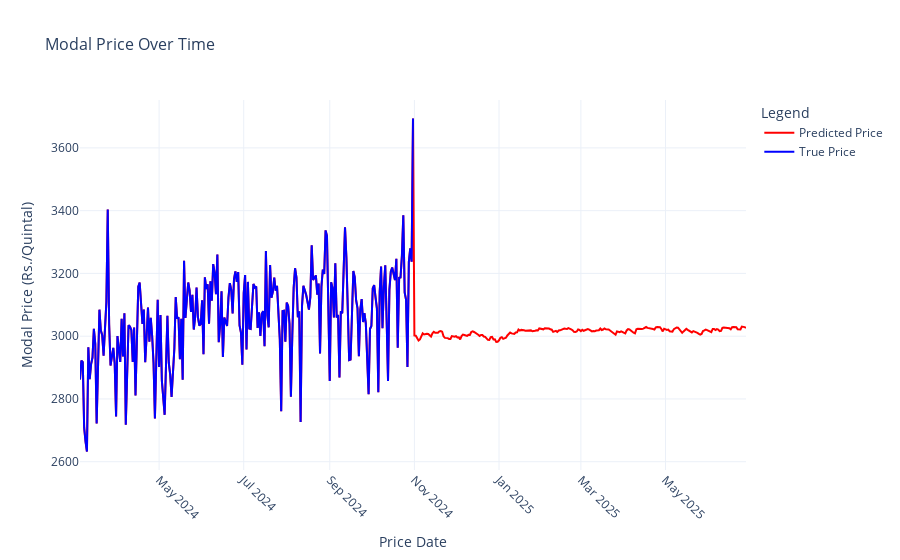

The cell this chart's notebook holds for it:
### Code cell
import plotly.graph_objects as go
import pandas as pd

# Concatenate the actual and forecast DataFrames into a single DataFrame
combined_df = pd.concat([last_30_df, forecast_df])

# Create a figure
fig = go.Figure()


# Add a trace for the combined actual and forecast data (continuous line)
fig.add_trace(go.Scatter(
    x=extended_df.index,  # Use the combined index of both actual and forecast
    y=extended_df['Modal Price (Rs./Quintal)'],
    mode='lines',  # Line plot
    name='Predicted Price',  # Label for combined data
    line=dict(color='red')  # Blue color for the forecasted data
))

# Add a trace for the last 30 actual values
fig.add_trace(go.Scatter(
    x=last_30_df.index,  # Only the index for the last 30 actual values
    y=last_30_df['Modal Price (Rs./Quintal)'],
    mode='lines',  # Line plot
    name='True Price',  # Label for the last 30 actual data
    line=dict(color='blue')  # Green color for actual data
))


# Update layout for better aesthetics
fig.update_layout(
    title='Modal Price Over Time',
    title_font_size=16,
    xaxis_title='Price Date',
    yaxis_title='Modal Price (Rs./Quintal)',
    legend_title='Legend',
    xaxis=dict(tickangle=45),  # Rotate x-axis labels
    template='plotly_white'   # Clean white background
)

# Show the interactive plot
fig.show()

### Figure 1 — Plotly figure (JSON) as saved in the notebook; plotly's stock layout.template omitted (floating-point values rounded to 4 significant figures; data arrays with more than 128 entries replaced by an {"elided": "..."} marker saying what was removed)
{"data": [{"line": {"color": "red"}, "mode": "lines", "name": "Predicted Price", "type": "scatter", "x": {"elided": "480 str values"}, "y": {"elided": "480 float values"}}, {"line": {"color": "blue"}, "mode": "lines", "name": "True Price", "type": "scatter", "x": {"elided": "240 str values"}, "y": {"elided": "240 float values"}}], "layout": {"autosize": true, "legend": {"title": {"text": "Legend"}}, "title": {"font": {"size": 16}, "text": "Modal Price Over Time"}, "xaxis": {"autorange": true, "range": ["2024-03-05", "2025-06-28"], "tickangle": 45, "title": {"text": "Price Date"}, "type": "date"}, "yaxis": {"autorange": true, "range": [2574.0, 3753.0], "title": {"text": "Modal Price (Rs./Quintal)"}, "type": "linear"}}}
